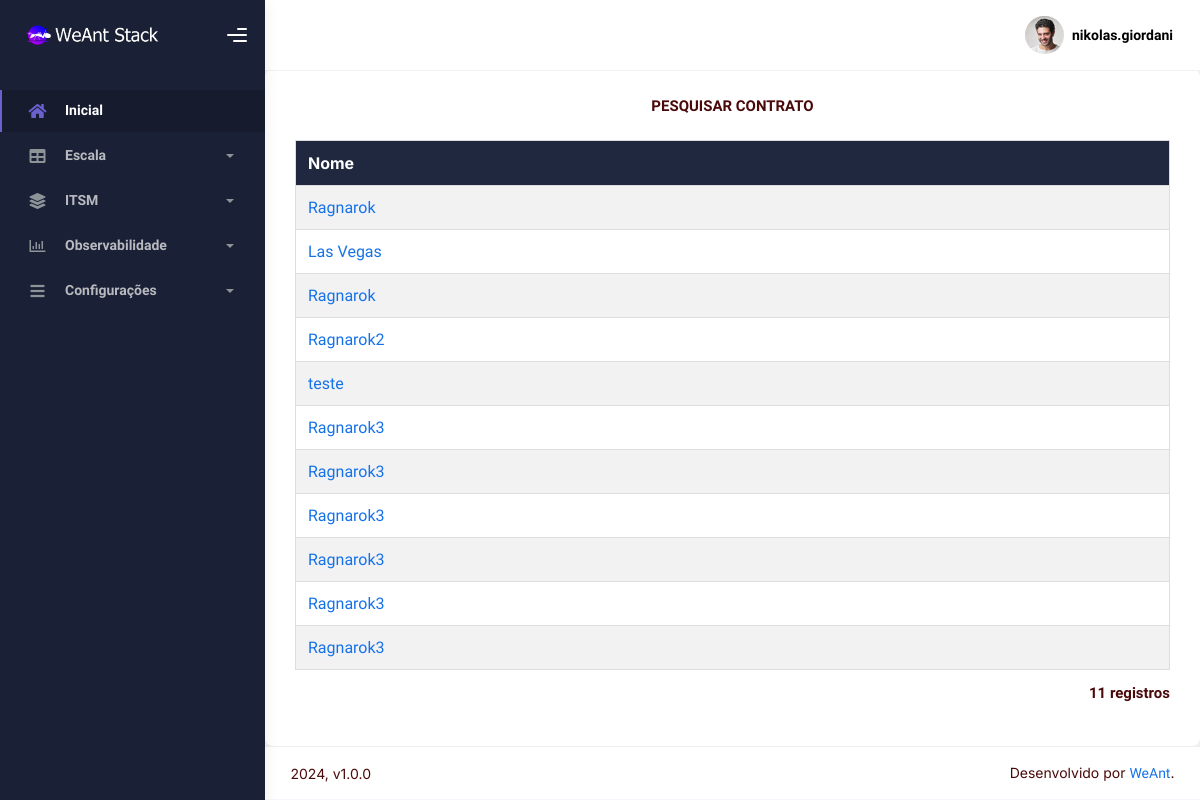
Before: /pesquisarcontrato.php (signed in) with the older database file.
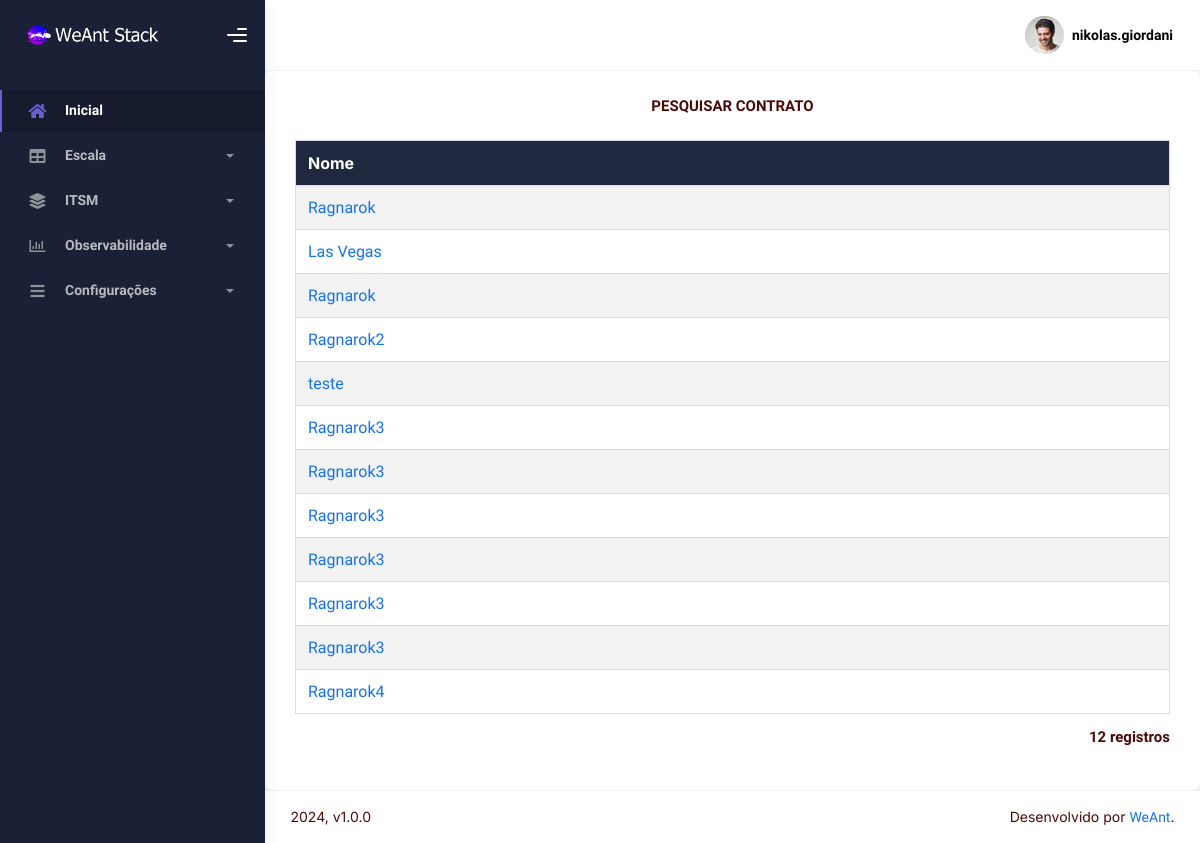
After: the same page with the newer database file.
### tables this page shows
CREATE TABLE `contrato` (
  `id` int(11) NOT NULL,
  `nome` varchar(60) NOT NULL,
  `tipodeescala` varchar(60) NOT NULL,
  `status` int(11) NOT NULL
);

### sec/sec_verifica.php (called while the page is built, shortened)
<?php
include "config.php";
$nivel = $_SESSION['UsuarioNivel'];
$sqlc = "SELECT * FROM usuario WHERE id=" . $_SESSION['UsuarioID'];
  $query = $conn->query($sqlc);
    $dados = $query->fetch_assoc();
      $idlogado = $dados['id'];
$query_vdl_licenca = "SELECT * FROM licenca WHERE id_usuario = '$idlogado'";
  $resultado_vdl_licenca = $conn->query($query_vdl_licenca);
    $dados_vdl_licenca = $resultado_vdl_licenca->fetch_assoc();
      $tipo_vdl_licenca = $dados_vdl_licenca['tipo'];
?>

### pesquisarcontrato.php (the view, shortened to what this page needs)
<?php
include "tudo_cima.php";
?>
<p align="center">
 <b>PESQUISAR CONTRATO</b>
</p>
<?php
  if (($nivel > 2 ) && ($tipo_vdl_licenca > 5)){
  $busca_query = "SELECT * FROM contrato ORDER BY id";
  }
  else {
  $busca_query = "SELECT DISTINCT u.*
                  FROM contrato u
                  JOIN relacao_cliente rc ON u.id = rc.id_contrato
                  WHERE rc.id_cliente = $id_cliente_vdl_licenca
                  ORDER BY u.id DESC";
  }
  $result = $conn->query($busca_query);
  if ($result->num_rows < 1) {
    echo "<p>Nenhum registro encontrado.</p>";
  } else {
?>
<table class="legenda">
  <tr>
    <?php
    echo "<th>Nome</th>"
    ?>
  </tr>
  <?php
  while ($dados = $result->fetch_assoc()) {
  ?>
  <tr>
    <?php
      echo '<td><a href="editarcontrato.php?id=' . $dados['id'] . '">' . $dados['nome'] . '</a></td>';
       ?>
  </tr>
  <?php
  }
  ?>
</table>
<div class="record-count">
  <?php
  $num_rows = $result->num_rows;
  echo "<p><b>$num_rows registros</b></p>";
  ?>
</div>
<?php
  }
?>
<?php
include "tudo_baixo.php";
?>

Changed rows visible on the page:
added contrato: nome "Ragnarok4"
Other visible differences:
$num_rows: "11" → "12"
